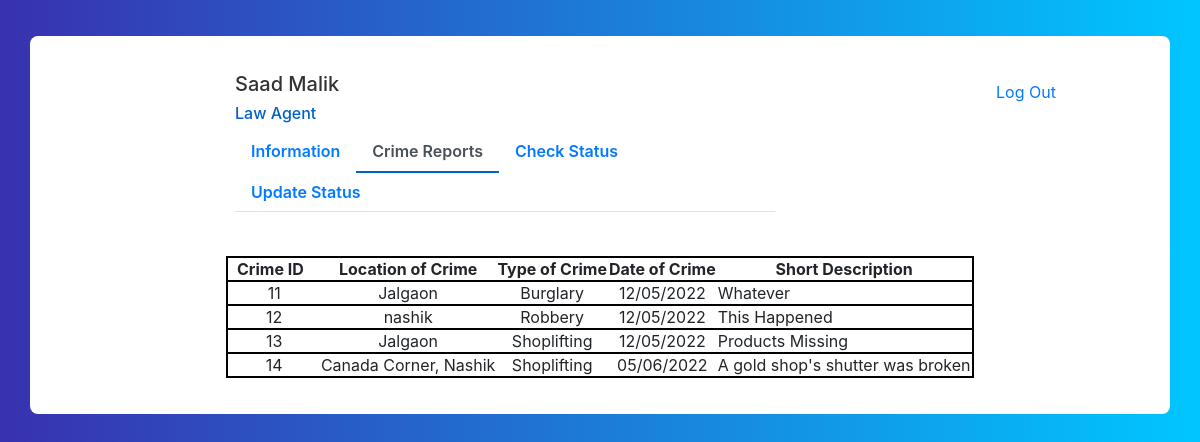
/database/reports/ (signed in), run on the app's committed database.
### crimereports/models.py (models this page shows, shortened)
class Crimereports(models.Model):
    user = models.ForeignKey(GenUser, on_delete=models.CASCADE, db_column="User ID")
    location_of_crime = models.TextField(db_column= 'Location of Crime')
    type_of_crime = models.CharField(max_length=50,db_column= 'Type of Crime')
    date_of_crime = models.CharField(max_length=10, db_column= 'Date of Crime')
    crime_description = models.TextField(db_column="Crime Description")

### lawagency/views.py (the view)
# urls.py: path('reports/', lv.checkReports, name="lawreport"),
def checkReports(request):
    cr = Crimereports.objects.all()
    st = Status.objects.all()
    return render(request, 'lawagency/reports.html',{'cr':cr, 'st':st})

### templates/lawagency/reports.html (shortened to what this page needs)
<!DOCTYPE html>
<html lang="en">
<head>
<link href="//maxcdn.bootstrapcdn.com/bootstrap/4.1.1/css/bootstrap.min.css" rel="stylesheet" id="bootstrap-css">
</head>
<body>
<div class="container emp-profile">
            <form method="post">
                <div class="row">
                    <div class="col-md-2">
                    </div>
                    <div class="col-md-6">
                        <div class="profile-head">
                                    <h5>
                                    {{ user.first_name}} {{user.last_name }}
                                    </h5>
                                    <h6>
                                        Law Agent
                                    </h6>
                            <ul class="nav nav-tabs" id="myTab" role="tablist">
                                <li class="nav-item">
                                    <a class="nav-link" id="home-tab" data-toggle="tab" href="{% url 'lawprofile' %}" role="tab" aria-controls="home" aria-selected="false">Information</a>
                                </li>
                                <li class="nav-item">
                                    <a class="nav-link active" id="profile-tab" data-toggle="tab" href="{% url 'lawreport'  %}" role="tab" aria-controls="profile" aria-selected="true">Crime Reports</a>
                                </li>
                                 <li class="nav-item">
                                    <a class="nav-link" id="profile-tab" data-toggle="tab" href="{% url 'checkLawstatus' %}" role="tab" aria-controls="profile" aria-selected="false">Check Status</a>
                                </li>
                                <li class="nav-item">
                                    <a class="nav-link" id="profile-tab" data-toggle="tab" href="{% url 'updatestatus' %}" role="tab" aria-controls="profile" aria-selected="false">Update Status</a>
                                </li>
                            </ul>
                        </div>
                    </div>
                    <div class="col-md-2">
                    </div>
                    <div align="center">
                                <a class="nav-link" id="profile-tab" data-toggle="tab" href="{% url 'userlogout' %}" role="tab" aria-controls="profile" aria-selected="false">Log Out</a>
                                </div>
                </div>
                <div class="row">
                    <div class="col-md-2">
                    </div>
                    <div class="col-md-6">
                    </div>
                </div>
            </form>
                            <div align="center">
                                <table>
                                    <thead>
                                        <tr align="center" style="border: 2px solid black;">
                                            <th>&nbsp;&nbsp;Crime ID&nbsp;&nbsp;&nbsp;&nbsp;</th>
                                            <th>Location of Crime</th>
                                            <th>Type of Crime</th>
                                            <th>Date of Crime</th>
                                            <th>Short Description</th>
                                        </tr>
                                    </thead>
                                    <tbody>
                                                    {% for j in cr %}
                                                        <tr align="center" style="border: 2px solid black">
                                                            <td>{{ j.id }}</td>
                                                            <td>{{ j.location_of_crime }}</td>
                                                            <td>{{ j.type_of_crime }}</td>
                                                            <td>{{ j.date_of_crime }}</td>
                                                            <td align="left">{{ j.crime_description }}</td>
                                                        </tr>
                                                    {% endfor %}
                                    </tbody>
                                </table>
                            </div>
        </div>
</body>
</html>

### templates/lawagency/reports.html (style rules this page uses)
body { background: -webkit-linear-gradient(left, #3931af, #00c6ff); }
.emp-profile { padding: 3%; margin-top: 3%; margin-bottom: 3%; border-radius: 0.5rem; background: #fff; }
.profile-head h5 { color: #333; }
.profile-head h6 { color: #0062cc; }
.profile-head .nav-tabs { margin-bottom:5%; }
.profile-head .nav-tabs .nav-link { font-weight:600; border: none; }
.profile-head .nav-tabs .nav-link.active { border: none; border-bottom:2px solid #0062cc; }

### data on the page
Crimereports: id "11", location_of_crime "Jalgaon", type_of_crime "Burglary", date_of_crime "12/05/2022", crime_description "Whatever"
Crimereports: id "12", location_of_crime "nashik", type_of_crime "Robbery", date_of_crime "12/05/2022", crime_description "This Happened"
Crimereports: id "13", location_of_crime "Jalgaon", type_of_crime "Shoplifting", date_of_crime "12/05/2022", crime_description "Products Missing"
Crimereports: id "14", location_of_crime "Canada Corner, Nashik", type_of_crime "Shoplifting", date_of_crime "05/06/2022", crime_description "A gold shop's shutter was broken"

### other printed values
{{ user.first_name }} "Saad"
{{ user.last_name }} "Malik"
